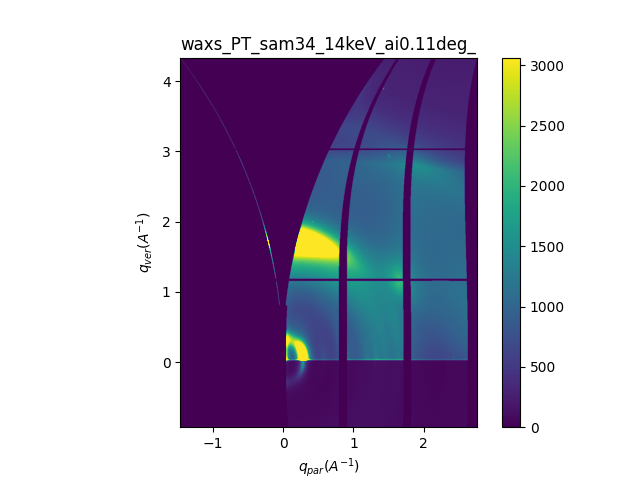
#> input picture test_images/test_GIWAXS.png, 640 x 480 px
$ jupyter execute imgplot_to_array.ipynb   (shell and % lines are left out)
#> lines starting #> are read from the running program, lines starting #| are printed output that depends on the picture
### ImagePlotDigitizer_funcs.py
import numpy as np
from scipy.interpolate import interpn
from scipy.spatial import KDTree
import matplotlib
import matplotlib.pyplot as plt
from matplotlib.pyplot import subplots
from matplotlib.colors import ListedColormap, BoundaryNorm
import os

def colormap_from_image_line(img_rgb, index, start, stop, width=1, normalize=True, orientation='vertical', flip=False, name='custom cmap'):
    """
    Extract colors along a (sub-)line from an RGB(A) image and create
    a ListedColormap from those samples.

    Parameters
    ----------
    img_rgb : ndarray, shape (H, W, 3) or (H, W, 4)
        Input image, uint8 in [0–255] or float in [0–1].
    index : int
        Row (if horizontal) or column (if vertical) to sample.
    start : int or None, default None
        Starting column (if horizontal) or row (if vertical).
        If None, begins at 0.
    stop : int or None, default None
        Ending column (if horizontal) or row (if vertical), exclusive.
    width : int, default=1
        number of pixels to average. will average over nearest odd value number
        If None, goes to image boundary.
    normalize : bool, default True
        If True, convert uint8→float by dividing by 255 (or scale floats >1 down).
    orientation : {'horizontal', 'vertical'} default 'vertical'
        'horizontal' → grab row `index`; 'vertical' → grab column `index`.
    flip : bool default 'False'
        If True, flips colormap order.
    name : str, default "extracted_cmap"
        Name for the resulting colormap.

    Returns
    -------
    cmap : ListedColormap
        A matplotlib colormap whose colors are the sampled pixels in order.
    """

    h, w = img_rgb.shape[:2]
    # clamp start/stop
    if start is None:
        start = 0
    if stop is None:
        if orientation == "horizontal":
            stop=w
        else:
            stop=h
    if stop < start:
        stop, start = start, stop
        flip = not flip


    # slice out the line of pixels
    if orientation == "horizontal":
        # limit columns from start to stop
        line = np.mean(img_rgb[index-width//2:index+1+width//2, start:stop, :], axis=0)
    elif orientation == "vertical":
        # limit rows from start to stop
        line = np.mean(img_rgb[start:stop, index-width//2:index+1+width//2, :], axis=1)
    else:
        raise ValueError("orientation must be 'horizontal' or 'vertical'")

    # convert to float and optionally normalize
    colors = line.astype(float)
    if normalize and colors.max() > 1.0:
        colors /= 255.0

    # drop alpha channel if present
    if colors.shape[-1] == 4:
        colors = colors[:, :3]

    if flip:
        colors = np.flip(colors, axis=0)

    # build a ListedColormap
    cmap = ListedColormap(colors, name=name)

    return cmap

def color_to_value(img_rgb, colormap, min_val=1, max_val=1e3, num_samples=256, log=False):
    """
    Map a given color to a data value based on the provided colormap.

    Args:
    - img_rgb: The input image as an RBG array with dimensions (h,w,3)
      and values in the range [0, 255].
    - colormap: The matplotlib colormap used for mapping.
    - min_val: The minimum data value corresponding to the colormap.
    - max_val: The maximum data value corresponding to the colormap.
    - num_samples: Number of samples to use for finding the closest match.
    - log: boolean for log-scaled image or linear scaled image

    Returns:
    - img_vals: The data value corresponding to the colors in img_rgb.
    """
    h,w,_ = np.shape(img_rgb)

    sample_positions = np.linspace(0,1,num_samples)
    sample_colors = colormap(sample_positions)[:,:3]
    if log:
        colormap_values = np.logspace(np.log10(min_val), np.log10(max_val), num_samples)
    else:
        colormap_values = np.linspace(min_val, max_val, num_samples)
    # -1 in shape infers dimension
    flat_img = img_rgb.reshape(-1,3).astype(float)

    #convert from 0-255 rgb to 0-1 rgb
    flat_img /= 255

    # Use KDTree for efficient matching of colors
    tree = KDTree(sample_colors)
    _, closest_idx = tree.query(flat_img)

    values = colormap_values[closest_idx]
    img_vals = values.reshape(h, w)

    return img_vals

def generate_x_axis_map(tuple1, tuple2, img, log=False):
    """
    Generate a 1D x-axis array mapping each pixel column to x-axis values.

    Args:
    - tuple1: A tuple (col1, x1) where col1 is a column number and x1 is the corresponding x-axis value.
    - tuple2: A tuple (col2, x2) where col2 is a column number and x2 is the corresponding x-axis value.
    - img: image array of values
    - log: A flag indicating whether the x-axis is logarithmic (True) or linear (False).
           Can also specify an arbitrary log base as an integer. Default log base for "True" is 10

    Returns:
    - x_axis_array: A 1D array mapping each pixel column to x-axis values.
    """
    col1, x1 = tuple1
    col2, x2 = tuple2
    num_cols = img.shape[1]
    idx = np.arange(num_cols, dtype=float)

    if log:
        # Logarithmic scale interpolation
        base = 10.0 if isinstance(log, bool) else float(log)
        if base <= 0 or base == 1:
            raise ValueError("Log base must be > 0 and != 1.")
        if x1 <= 0 or x2 <= 0:
            raise ValueError("Log scaling requires positive x values.")

        log_x1 = np.log(x1)/np.log(base)
        log_x2 = np.log(x2)/np.log(base)
        slope = (log_x2-log_x1)/(col2-col1)
        log_x = log_x1 + (slope*(idx-col1))
        x_axis_array = np.power(base, log_x)
    else:
       # Linear scale interpolation
        slope = (x2-x1)/(col2-col1)
        x_axis_array = x1 + (slope*(idx - col1))

    return x_axis_array

def generate_y_axis_map(tuple1, tuple2, img, log=False):
    """
    Generate a 1D y-axis array mapping each pixel column to x-axis values.

    Args:
    - tuple1: A tuple (row1, y1) where row1 is a column number and y1 is the corresponding y-axis value.
    - tuple2: A tuple (row2, y2) where row2 is a column number and y2 is the corresponding y-axis value.
    - img: image array of values
    - log: A flag indicating whether the y-axis is logarithmic (True) or linear (False).
           Can also specify an arbitrary log base as an integer. Default log base for "True" is 10

    Returns:
    - y_axis_array: A 1D array mapping each pixel row to y-axis values.
    """
    row1, y1 = tuple1
    row2, y2 = tuple2
    num_rows = img.shape[0]
    idx = np.arange(num_rows, dtype=float)

    if log:
        # Logarithmic scale interpolation
        base = 10.0 if isinstance(log, bool) else float(log)
        if base <= 0 or base == 1:
            raise ValueError("Log base must be > 0 and != 1.")
        if y1 <= 0 or y2 <= 0:
            raise ValueError("Log scaling requires positive x values.")

        log_y1 = np.log(y1)/np.log(base)
        log_y2 = np.log(y2)/np.log(base)
        slope = (log_y2-log_y1)/(row2-row1)
        log_y = log_y1 + (slope*(idx-row1))
        y_axis_array = np.power(base, log_y)
    else:
       # Linear scale interpolation
        slope = (y2-y1)/(row2-row1)
        y_axis_array = y1 + (slope*(idx - row1))

    return y_axis_array

# [106 lines left out: functions generate_arb_x_axis_map, generate_arb_y_axis_map, make_axes_linear, not called in this run]

def crop_image(img, x_vals, y_vals, x_axis, y_axis):
    """
    Crops image based on defined x and y values.

    Args:
    - img: image array
    - x_vals: A tuple (x1, x2) of x-values that you would like included in the cropped image
    - y_vals: A tuple (y1, y2) of y-values that you would like included in the cropped image
    - x_axis: A 1D array mapping each pixel column to x-axis values.
    - y_axis: A 1D array mapping each pixel row to y-axis values.

    Returns:
    - cropped_img: The cropped image array.
    - cropped_x_axis: A 1D array mapping each pixel column to x-axis values.
    - cropped_y_axis: A 1D array mapping each pixel row to y-axis values.
    """
    x1, x2 = x_vals
    y1, y2 = y_vals

    # Find the indices corresponding to the x and y values
    x_start_idx = np.argmin(np.abs(x_axis-x1))
    x_end_idx = np.argmin(np.abs(x_axis-x2))
    y_start_idx = np.argmin(np.abs(y_axis-y1))
    y_end_idx = np.argmin(np.abs(y_axis-y2))

    if x_end_idx<x_start_idx:
        x_end_idx, x_start_idx = x_start_idx, x_end_idx
    if y_end_idx<y_start_idx:
        y_end_idx, y_start_idx = y_start_idx, y_end_idx
    # Crop the image and the axis arrays
    cropped_img = img[y_start_idx:y_end_idx, x_start_idx:x_end_idx]
    cropped_x_axis = x_axis[x_start_idx:x_end_idx]
    cropped_y_axis = y_axis[y_start_idx:y_end_idx]

    return cropped_img, cropped_x_axis, cropped_y_axis

### imgplot_to_array.ipynb
# Imports and Functions

[cell 1]
import numpy as np
import cv2
import matplotlib
import matplotlib.pyplot as plt
from matplotlib.pyplot import subplots
from matplotlib.colors import ListedColormap, BoundaryNorm
import os
from pathlib import Path
from ImagePlotDigitizer_funcs import colormap_from_image_line, color_to_value, generate_x_axis_map, generate_y_axis_map, generate_arb_y_axis_map, generate_arb_x_axis_map, crop_image, make_axes_linear

# Load Image into an rgb array

[cell 2]
cwd = os.getcwd()
image_path = Path(cwd) / 'test_images/test_GIWAXS.png'
img = cv2.imread(image_path)
#> img is the input picture: shape (480, 640, 3); mean B, G, R 194.5, 172.5, 180.3
img_rgb = cv2.cvtColor(img, cv2.COLOR_BGR2RGB)
fig,ax1 = subplots(1,1)
ax1.imshow(img_rgb)
np.shape(img_rgb)
#> Out = (480, 640, 3)

# Define colormap from image (Preferred method)
ideally use a colorbar if provided

[cell 3]
index =510 #center row or column of colorbar
start = 426 #start index (row or column)
stop = 60 #end index (row or column)

#make sure to specify orientation ('vertical' or 'horizontal') and flip if needed (standard orientation is left->right or bottom->up)
colormap = colormap_from_image_line(img_rgb, index, start, stop, width=5, normalize=True, orientation='vertical', flip=False, name='custom cmap')
#> in colormap_from_image_line, `line = np.mean(img_rgb[start:stop, index-width//2:index+1+width//2, :]..`: line = 366 rows, first 8: [248, 230, 33], [248, 230, 33], [246, 230, 32], [244, 230, 30], [244, 230, 30], [241, 229, 29], [239, 229, 28], [239, 229, 28]
#> in colormap_from_image_line, `colors = line.astype(float)`: colors has the same summary as line
#> in colormap_from_image_line, `colors /= 255.0`: colors = 366 rows, first 8: [0.973, 0.902, 0.129], [0.973, 0.902, 0.129], [0.965, 0.902, 0.125], [0.957, 0.902, 0.118], [0.957, 0.902, 0.118], [0.945, 0.898, 0.114], [0.937, 0.898, 0.11], [0.937, 0.898, 0.11]
#> in colormap_from_image_line, `colors = np.flip(colors, axis=0)`: colors = 366 rows, first 8: [0.267, 0.00784, 0.337], [0.267, 0.00784, 0.337], [0.271, 0.0157, 0.341], [0.271, 0.0196, 0.349], [0.271, 0.0196, 0.349], [0.275, 0.0275, 0.353], [0.275, 0.0314, 0.361], [0.275, 0.0392, 0.365]
colormap

## Optional: Define colormap from stock colormap (alternative method)
If you know what colormap was used to plot data this works well enough

[cell 4]
# colormap = plt.colormaps['hot'].copy()
# # Extract the colors from the original colormap
# colors = colormap(np.linspace(0, 1, colormap.N))

# # If needed, modify the last colors to match overbound colors
# colors[-2] = (0.4,0,0.6,1)
# colors[-1] = (0.1,0,0.6,1)

# # Create a new colormap with the modified colors
# colormap = ListedColormap(colors)
# colormap

# Map RGB image array to colormap to convert it to value only array

[cell 5]
# Extract colors and map to data values
img_vals = color_to_value(img_rgb, colormap, min_val=0, max_val=0.018, num_samples=200, log=False)
#> in color_to_value, `img_vals = values.reshape(h, w)`:
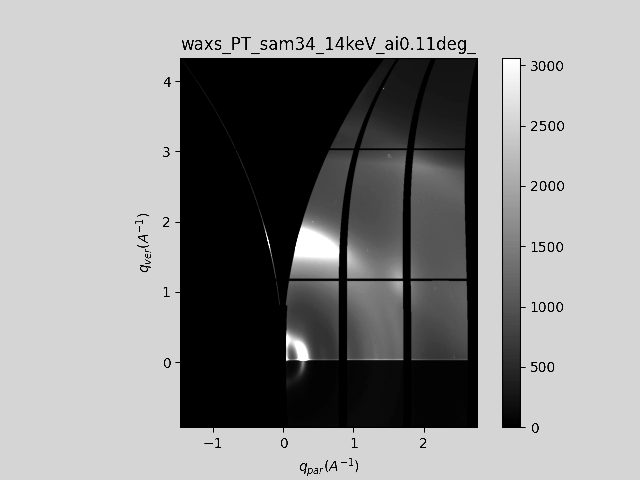
#> img_vals: shape (480, 640) float64; min 0, max 0.0179, mean 0.0102; drawn with min black and max white
fig,ax1 = subplots(1,1)
ax1.imshow(img_vals,
          cmap='turbo')

# Using interactive plot (above) fill in two x-axis values and corresponding column number

[cell 6]
x1 = -1
col1 = 213
x2 = 2
col2 = 424
x_axis = generate_x_axis_map((col1, x1), (col2, x2), img_vals, log=False)
#> x_axis = 640 values from -4.03 to 5.06

# # Example syntax for non-linear x axis:
# x_indices = [  32, 100, 168, 211, 239, 268, 297, 328, 359]
# x_coords =  [-0.5,   0, 0.5, 0.8, 1.0, 1.2, 1.4, 1.6, 1.8]
# x_axis = generate_arb_x_axis_map(x_indices, x_coords, img_vals)

# Repeat for y-axis values and row number

[cell 7]
y1 = 0
row1 = 362
y2 = 4
row2 = 81
y_axis = generate_y_axis_map((row1, y1), (row2, y2), img_vals, log=False)
#> y_axis = 480 values, max 5.15 at index 0, min -1.67 at index 479, mean 1.74

# # Example syntax for non-linear y axis:
# y_indices = [ 16,  50,  83, 113, 143, 172, 201, 229, 257, 284, 311]
# y_coords =  [2.2, 2.0, 1.8, 1.6, 1.4, 1.2, 1.0, 0.8, 0.6, 0.4, 0.2]
# y_axis = generate_arb_y_axis_map(y_indices, y_coords, img_vals)

# Convert arbitrary (rectilinear) axis image to cartesian axis image
Use only if you have arbitrary axes

[cell 8]
# img_vals, x_axis, y_axis = make_axes_linear(img_vals, x_axis, y_axis)

# Plot to verify axis values are correct

### If Linear (or linear converted) axes ###

[cell 9]
fig,ax1 = subplots(1,1)
img_min = np.min(img_vals)
#> img_min = 0
img_max = np.max(img_vals)
#> img_max = 0.0179
ax1.imshow(img_vals,
           norm=matplotlib.colors.Normalize(vmin=img_min, vmax=img_max),
           # norm=matplotlib.colors.LogNorm(vmin=np.percentile(img_array, 50), vmax=np.percentile(img_array, 99.9)),
           cmap='turbo',
           extent=(np.min(x_axis), np.max(x_axis), np.min(y_axis), np.max(y_axis)))

### Plot code for log scaled axes

[cell 10]
### Only for log scaled axes plotting ###


# [18 lines of commented-out code are left out]

# Crop image

[cell 11]
x_bounds = (0,2.5)
y_bounds = (0,2.5)
crop_img, crop_x_axis, crop_y_axis = crop_image(img_vals, x_bounds, y_bounds, x_axis, y_axis)
#> in crop_image, `x_start_idx = np.argmin(np.abs(x_axis-x1))`: x_start_idx = 283
#> in crop_image, `x_end_idx = np.argmin(np.abs(x_axis-x2))`: x_end_idx = 459
#> in crop_image, `y_start_idx = np.argmin(np.abs(y_axis-y1))`: y_start_idx = 362
#> in crop_image, `y_end_idx = np.argmin(np.abs(y_axis-y2))`: y_end_idx = 186
#> in crop_image, `y_end_idx, y_start_idx = y_start_idx, y_end_idx`: y_end_idx = 362; y_start_idx = 186
#> in crop_image, `cropped_img = img[y_start_idx:y_end_idx, x_start_idx:x_end_idx]`:
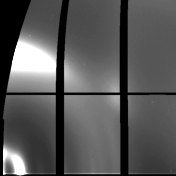
#> cropped_img: shape (176, 176) float64; min 0, max 0.0179, mean 0.00611; drawn with min black and max white
#> in crop_image, `cropped_x_axis = x_axis[x_start_idx:x_end_idx]`: cropped_x_axis = 176 values from -0.00474 to 2.48
#> in crop_image, `cropped_y_axis = y_axis[y_start_idx:y_end_idx]`: cropped_y_axis = 176 values, max 2.51 at index 0, min 0.0142 at index 175, mean 1.26
#> crop_x_axis = 176 values from -0.00474 to 2.48; crop_y_axis has the same summary as cropped_y_axis in crop_image

### Plot if linear scaled axes ####

fig,ax1 = subplots(1,1)
img_min = np.min(crop_img)
img_max = np.max(crop_img)
ax1.imshow(crop_img,
           norm=matplotlib.colors.Normalize(vmin=img_min, vmax=img_max),
           # norm=matplotlib.colors.LogNorm(vmin=np.percentile(img_array, 50), vmax=np.percentile(img_array, 99.9)),
           cmap='turbo',
           extent=(np.min(crop_x_axis), np.max(crop_x_axis), np.min(crop_y_axis), np.max(crop_y_axis)))


### Plot if log scaled axes ###

# [19 lines of commented-out code are left out]

# Block out any labels (optional)

[cell 12]
# [25 lines of commented-out code are left out]

# Save Image and axes

[cell 13]
save_dirr = f'{cwd}/outputs'
if not os.path.exists(save_dirr):
    os.mkdir(save_dirr)
img_name = 'GIWAXS_digitized'
np.save(f'{save_dirr}/{img_name}_img.npy', crop_img)
np.save(f'{save_dirr}/{img_name}_xaxis.npy', crop_x_axis)
np.save(f'{save_dirr}/{img_name}_yaxis.npy', crop_y_axis)
plt.close('all')
